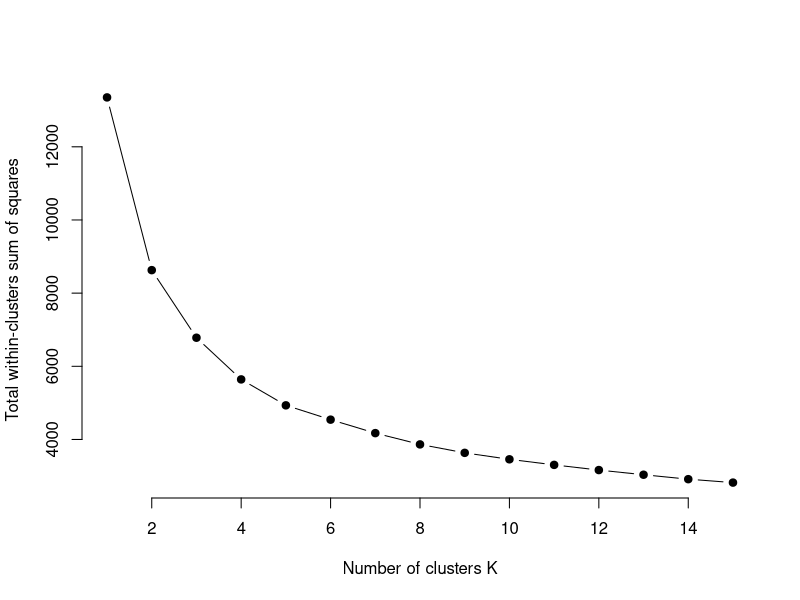
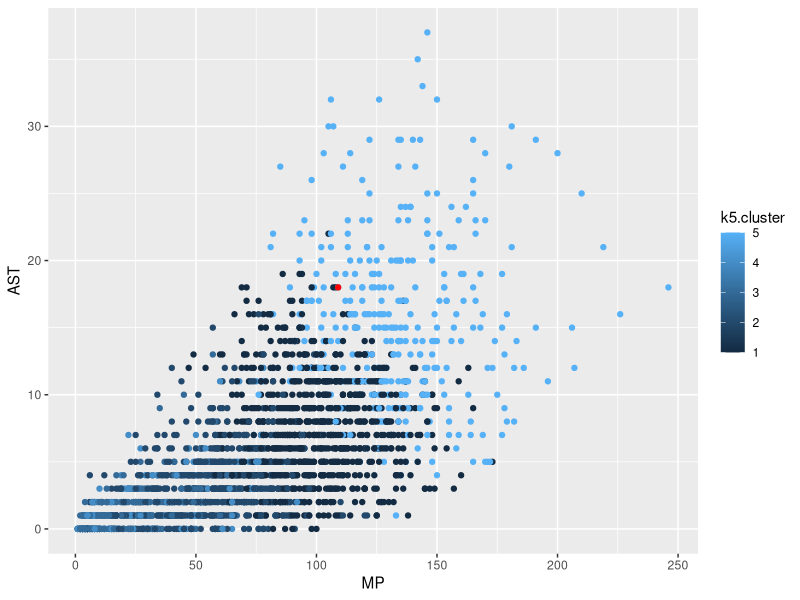
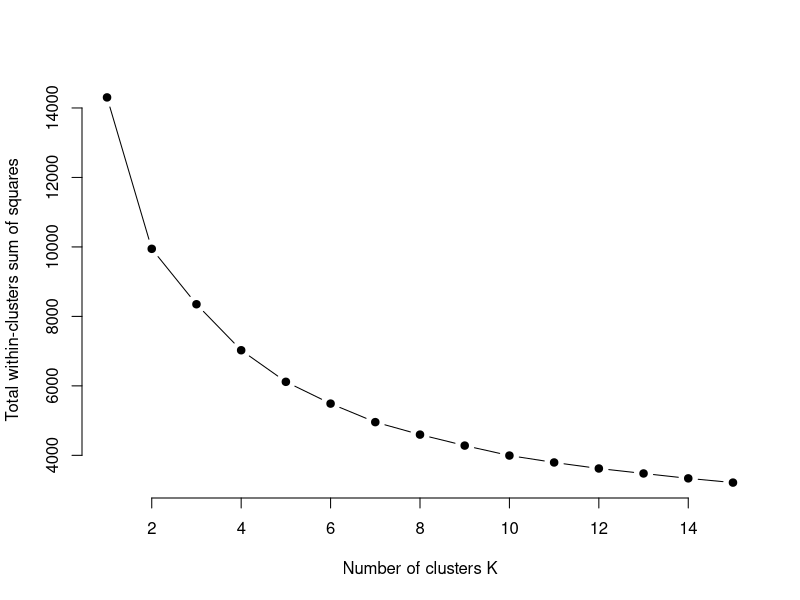

R code for these plots, in order:
## ---- chunk 1
library(tidyverse)
library(cluster)

set.seed(1234)
## ---- chunk 2
players <- read_csv("data/players20.csv")
## ---- chunk 3
playersselected <- players %>% 
  filter(MP>0) %>% filter(Pos == "G") %>% 
  select(Player, Team, Pos, MP, `FG%`, `3P%`, AST, TOV, PTS) %>% 
  na.omit() 
## ---- chunk 4
playersscaled <- playersselected %>% select(MP, `FG%`, `3P%`, AST, TOV, PTS) %>% mutate_all(scale) %>% na.omit()
## ---- chunk 5
# function to compute total within-cluster sum of square 
wss <- function(k) {
  kmeans(playersscaled, k, nstart = 10 )$tot.withinss
}

# Compute and plot wss for k = 1 to k = 15
k.values <- 1:15

# extract wss for 2-15 clusters
wss_values <- map_dbl(k.values, wss)

plot(k.values, wss_values,
       type="b", pch = 19, frame = FALSE, 
       xlab="Number of clusters K",
       ylab="Total within-clusters sum of squares")
## ---- chunk 6
k5 <- kmeans(playersscaled, centers = 5, nstart = 25)
## ---- chunk 7
k5
## ---- chunk 8
playercluster <- data.frame(playersselected, k5$cluster) 
## ---- chunk 9
cm <- playercluster %>% filter(Player == "Cameron Mack")
## ---- chunk 10
ggplot() + 
  geom_point(data=playercluster, aes(x=MP, y=AST, color=k5.cluster)) + 
  geom_point(data=cm, aes(x=MP, y=AST), color="red")
## ---- chunk 11
big10 <- c("Nebraska Cornhuskers", "Iowa Hawkeyes", "Minnesota Golden Gophers", "Illinois Fighting Illini", "Northwestern Wildcats", "Wisconsin Badgers", "Indiana Hoosiers", "Purdue Boilermakers", "Ohio State Buckeyes", "Michigan Wolverines", "Mighigan State Spartans", "Penn State Nittany Lions", "Rutgers Scarlet Knights", "Maryland Terrapins")

playercluster %>% filter(k5.cluster == 1) %>% filter(Team %in% big10) %>% arrange(desc(MP))
## ---- chunk 12
playersadvanced <- players %>% 
  filter(MP>0) %>% 
  filter(Pos == "G") %>% 
  select(Player, Team, Pos, PER, `TS%`, PProd, `AST%`, `WS/40`, BPM) %>% 
  na.omit() 
## ---- chunk 13
playersadvscaled <- playersadvanced %>% 
  select(PER, `TS%`, PProd, `AST%`, `WS/40`, BPM) %>% 
  mutate_all(scale) %>% 
  na.omit()
## ---- chunk 14
# function to compute total within-cluster sum of square 
wss <- function(k) {
  kmeans(playersadvscaled, k, nstart = 10 )$tot.withinss
}

# Compute and plot wss for k = 1 to k = 15
k.values <- 1:15

# extract wss for 2-15 clusters
wss_values <- map_dbl(k.values, wss)

plot(k.values, wss_values,
       type="b", pch = 19, frame = FALSE, 
       xlab="Number of clusters K",
       ylab="Total within-clusters sum of squares")
## ---- chunk 15
advk5 <- kmeans(playersadvscaled, centers = 5, nstart = 25)
## ---- chunk 16
advk5
## ---- chunk 17
playeradvcluster <- data.frame(playersadvanced, advk5$cluster) 
## ---- chunk 18
playeradvcluster %>% filter(advk5.cluster == 5) %>% filter(Team %in% big10) %>% arrange(desc(PProd))

